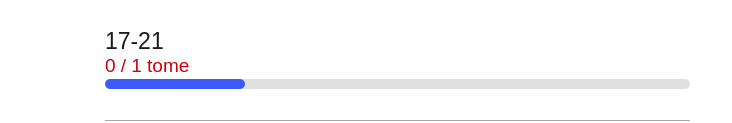
<?xml version="1.0" encoding="UTF-8"?>
<ui version="4.0">
 <class>Form</class>
 <widget class="QWidget" name="Form">
  <property name="geometry">
   <rect>
    <x>0</x>
    <y>0</y>
    <width>732</width>
    <height>123</height>
   </rect>
  </property>
  <property name="minimumSize">
   <size>
    <width>732</width>
    <height>123</height>
   </size>
  </property>
  <property name="maximumSize">
   <size>
    <width>732</width>
    <height>123</height>
   </size>
  </property>
  <property name="font">
   <font>
    <family>Helvetica</family>
   </font>
  </property>
  <property name="windowTitle">
   <string>Form</string>
  </property>
  <property name="styleSheet">
   <string notr="true">QWidget {
    background: #FFF;
}

#item_progress_bar
{
    background: #e0e0e0;
    color: #000;
    border-radius: 5px;
}

#item_progress_bar::chunk
{
    background-color: #3d5afe;
    border-radius: 5px;
}

#name_serie_label
{
    color: #1c1c1e;
}

#details_label
{
    color: #cf000a;
}

#details_label
{
    borde-colr: #000;
	border-bottom: 1px;
}</string>
  </property>
  <layout class="QHBoxLayout" name="horizontalLayout">
   <property name="spacing">
    <number>0</number>
   </property>
   <property name="leftMargin">
    <number>9</number>
   </property>
   <property name="topMargin">
    <number>0</number>
   </property>
   <property name="rightMargin">
    <number>9</number>
   </property>
   <property name="bottomMargin">
    <number>0</number>
   </property>
   <item>
    <widget class="QLabel" name="image_label">
     <property name="minimumSize">
      <size>
       <width>70</width>
       <height>105</height>
      </size>
     </property>
     <property name="maximumSize">
      <size>
       <width>70</width>
       <height>105</height>
      </size>
     </property>
     <property name="text">
      <string notr="true"/>
     </property>
     <property name="pixmap">
      <pixmap resource="../../assets/resource.qrc">:/img/img/logo.png</pixmap>
     </property>
     <property name="scaledContents">
      <bool>true</bool>
     </property>
    </widget>
   </item>
   <item>
    <spacer name="horizontalSpacer">
     <property name="orientation">
      <enum>Qt::Horizontal</enum>
     </property>
     <property name="sizeType">
      <enum>QSizePolicy::Fixed</enum>
     </property>
     <property name="sizeHint" stdset="0">
      <size>
       <width>18</width>
       <height>18</height>
      </size>
     </property>
    </spacer>
   </item>
   <item>
    <layout class="QVBoxLayout" name="info_vertical_layout">
     <item>
      <spacer name="verticalSpacer_4">
       <property name="orientation">
        <enum>Qt::Vertical</enum>
       </property>
       <property name="sizeHint" stdset="0">
        <size>
         <width>20</width>
         <height>40</height>
        </size>
       </property>
      </spacer>
     </item>
     <item>
      <widget class="QLabel" name="name_serie_label">
       <property name="maximumSize">
        <size>
         <width>16777215</width>
         <height>20</height>
        </size>
       </property>
       <property name="sizeIncrement">
        <size>
         <width>0</width>
         <height>20</height>
        </size>
       </property>
       <property name="font">
        <font>
         <family>Helvetica</family>
         <pointsize>17</pointsize>
        </font>
       </property>
       <property name="text">
        <string>17-21</string>
       </property>
      </widget>
     </item>
     <item>
      <spacer name="verticalSpacer">
       <property name="orientation">
        <enum>Qt::Vertical</enum>
       </property>
       <property name="sizeType">
        <enum>QSizePolicy::Fixed</enum>
       </property>
       <property name="sizeHint" stdset="0">
        <size>
         <width>4</width>
         <height>4</height>
        </size>
       </property>
      </spacer>
     </item>
     <item>
      <widget class="QLabel" name="details_label">
       <property name="minimumSize">
        <size>
         <width>0</width>
         <height>20</height>
        </size>
       </property>
       <property name="maximumSize">
        <size>
         <width>16777215</width>
         <height>20</height>
        </size>
       </property>
       <property name="font">
        <font>
         <family>Helvetica</family>
         <pointsize>14</pointsize>
        </font>
       </property>
       <property name="text">
        <string>0 / 1 tome</string>
       </property>
      </widget>
     </item>
     <item>
      <spacer name="verticalSpacer_2">
       <property name="orientation">
        <enum>Qt::Vertical</enum>
       </property>
       <property name="sizeType">
        <enum>QSizePolicy::Fixed</enum>
       </property>
       <property name="sizeHint" stdset="0">
        <size>
         <width>4</width>
         <height>4</height>
        </size>
       </property>
      </spacer>
     </item>
     <item>
      <widget class="QProgressBar" name="item_progress_bar">
       <property name="minimumSize">
        <size>
         <width>585</width>
         <height>10</height>
        </size>
       </property>
       <property name="maximumSize">
        <size>
         <width>585</width>
         <height>10</height>
        </size>
       </property>
       <property name="value">
        <number>24</number>
       </property>
       <property name="alignment">
        <set>Qt::AlignCenter</set>
       </property>
       <property name="textVisible">
        <bool>false</bool>
       </property>
      </widget>
     </item>
     <item>
      <spacer name="verticalSpacer_3">
       <property name="orientation">
        <enum>Qt::Vertical</enum>
       </property>
       <property name="sizeHint" stdset="0">
        <size>
         <width>20</width>
         <height>40</height>
        </size>
       </property>
      </spacer>
     </item>
     <item>
      <widget class="Line" name="line">
       <property name="orientation">
        <enum>Qt::Horizontal</enum>
       </property>
      </widget>
     </item>
    </layout>
   </item>
   <item>
    <spacer name="horizontalSpacer_2">
     <property name="orientation">
      <enum>Qt::Horizontal</enum>
     </property>
     <property name="sizeType">
      <enum>QSizePolicy::Fixed</enum>
     </property>
     <property name="sizeHint" stdset="0">
      <size>
       <width>13</width>
       <height>13</height>
      </size>
     </property>
    </spacer>
   </item>
   <item>
    <widget class="QLabel" name="label">
     <property name="minimumSize">
      <size>
       <width>10</width>
       <height>20</height>
      </size>
     </property>
     <property name="maximumSize">
      <size>
       <width>10</width>
       <height>20</height>
      </size>
     </property>
     <property name="text">
      <string/>
     </property>
     <property name="pixmap">
      <pixmap resource="../../assets/resource.qrc">:/img/img/logo.png</pixmap>
     </property>
     <property name="scaledContents">
      <bool>true</bool>
     </property>
    </widget>
   </item>
  </layout>
 </widget>
 <resources>
  <include location="../../assets/resource.qrc"/>
 </resources>
 <connections/>
</ui>
